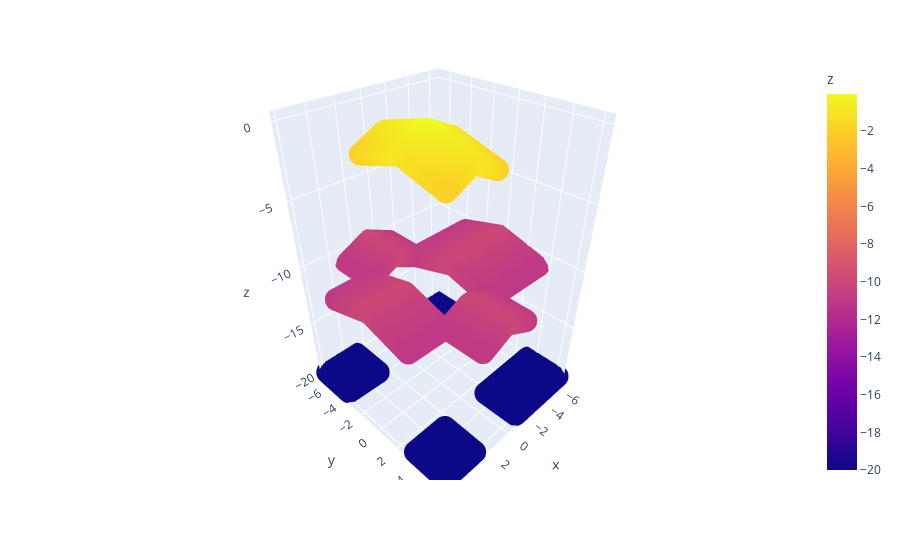

Write notebook code for a chart like this one.
### Markdown cell above
## plot reward function

### Code cell
import plotly.express as px

xyz_content = pd.read_csv('./data/continuous_reward_clown_hat.csv', index_col=0)
fig = px.scatter_3d(xyz_content, x='x', y='y', z='z',
              color='z')
fig.show()

### Figure 1 — Plotly figure (JSON) as saved in the notebook; plotly's stock layout.template omitted (floating-point values rounded to 4 significant figures; data arrays with more than 128 entries replaced by an {"elided": "..."} marker saying what was removed)
{"data": [{"hovertemplate": "x=%{x}<br>y=%{y}<br>z=%{marker.color}<extra></extra>", "legendgroup": "", "marker": {"color": {"elided": "4158 float values"}, "coloraxis": "coloraxis", "symbol": "circle"}, "mode": "markers", "name": "", "scene": "scene", "showlegend": false, "type": "scatter3d", "x": {"elided": "4158 float values"}, "y": {"elided": "4158 float values"}, "z": {"elided": "4158 float values"}}], "layout": {"coloraxis": {"colorbar": {"title": {"text": "z"}}, "colorscale": [[0, "#0d0887"], [0.1111, "#46039f"], [0.2222, "#7201a8"], [0.3333, "#9c179e"], [0.4444, "#bd3786"], [0.5556, "#d8576b"], [0.6667, "#ed7953"], [0.7778, "#fb9f3a"], [0.8889, "#fdca26"], [1, "#f0f921"]]}, "legend": {"tracegroupgap": 0}, "margin": {"t": 60}, "scene": {"domain": {"x": [0, 1], "y": [0, 1]}, "xaxis": {"title": {"text": "x"}}, "yaxis": {"title": {"text": "y"}}, "zaxis": {"title": {"text": "z"}}}}}
